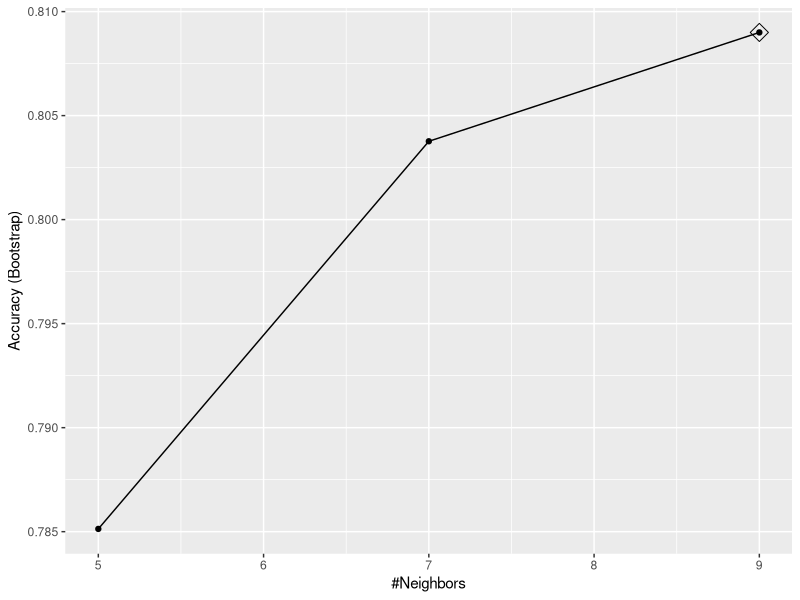
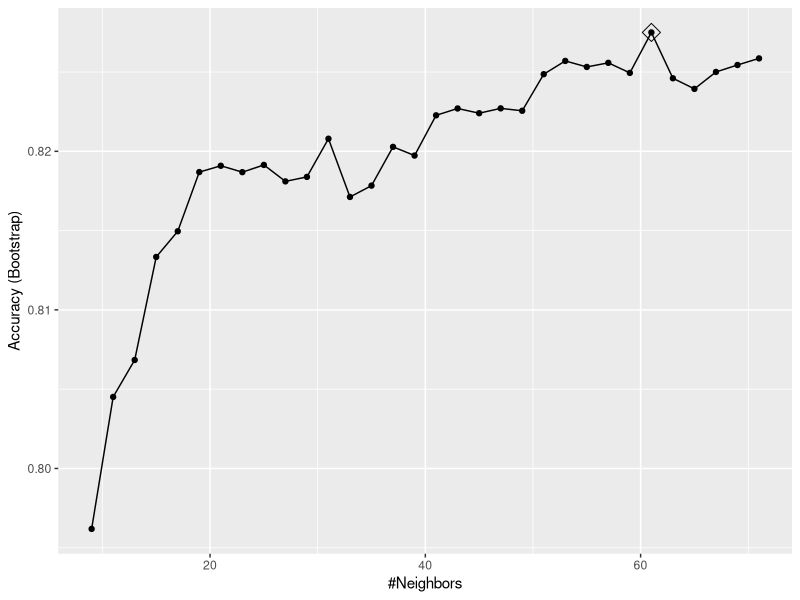
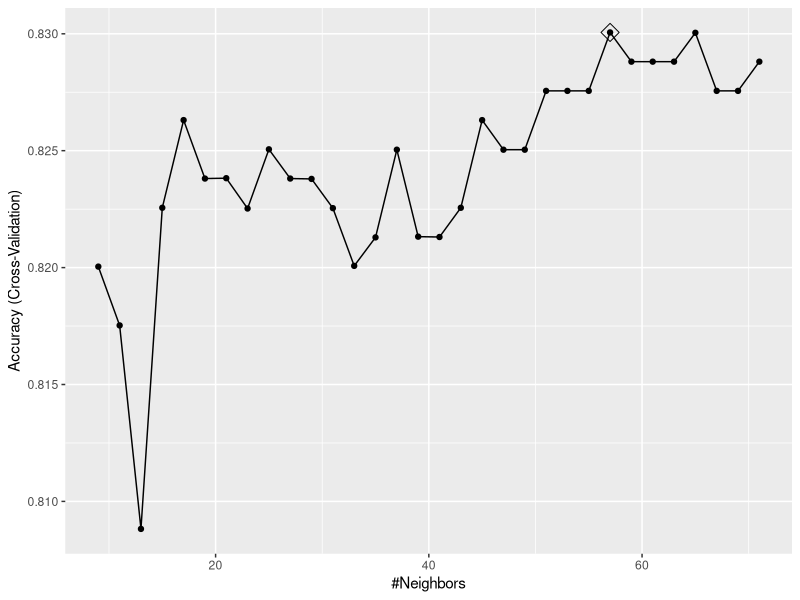
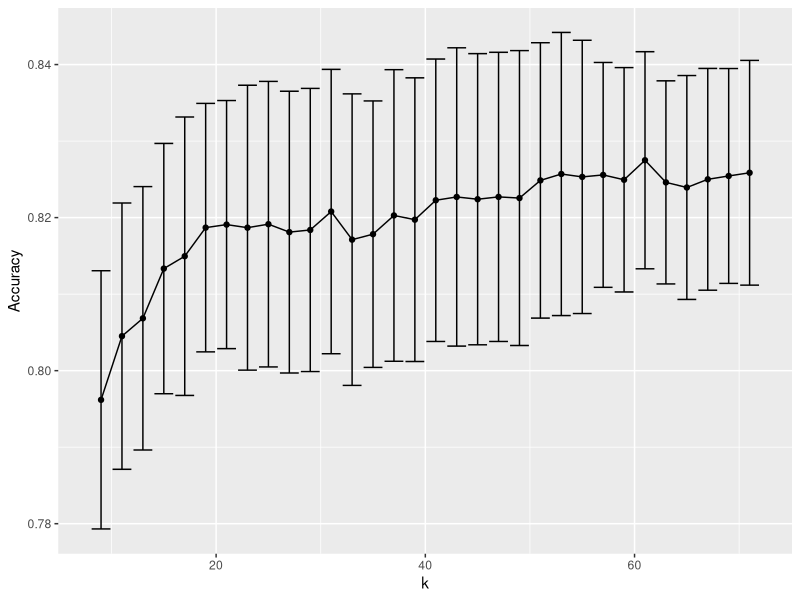

The R script that drew these images, in order:
#----------------------contents-----------------------
#1. The caret package (introduction)
#2. The caret train function
#3. Crossvalitadion in the train furction (the default values)
#3.1 Crossvalitadion in the train function (the tuneGrid argument)
#4. Accessing the info obtained from the train function
#5. The confusion matrix
#6. Crossvalitadion in the train function (chaing the number of bootstraps)

#----------------------1. The caret package (introduction)------------------------
#Algorithms are distributed via different packages, developed by different authors, and often use different syntax. 
#The caret package tries to consolidate these differences and provide consistency. It currently includes 
#237 different methods. Keep in mind that caret does not include the needed packages and, to implement a package 
#through caret, you still need to install the library.

library(dslabs)
library(caret)

str(mnist_27)
head(mnist_27)

#----------------------2. The caret train function------------------------
#The caret train function lets us train different algorithms using similar syntax.


train_glm <- train(y ~ ., method = "glm", data = mnist_27$train)
train_knn <- train(y ~ ., method = "knn", data = mnist_27$train)

#----------------------2. The caret predict function------------------------
#To make predictions, we can use the output of this function directly without needing to look at the specifics
#of predict.glm and predict.knn. Instead, we can learn how to obtain predictions from predict.train.

y_hat_glm <- predict(train_glm, mnist_27$test, type = "raw")
y_hat_knn <- predict(train_knn, mnist_27$test, type = "raw")

#This permits us to quickly compare the algorithms. For example, we can compare the accuracy like this:
confusionMatrix(y_hat_glm, mnist_27$test$y)$overall[["Accuracy"]]
confusionMatrix(y_hat_knn, mnist_27$test$y)$overall[["Accuracy"]]

#----------------------3. Crossvalitadion in the train fucntion (the default values)------------------------

#When an algorithm includes a tuning parameter, train automatically uses cross validation to decide among
#a few default values. To find out what parameter or parameters are optimized, you can study the output of:
getModelInfo("knn")
modelLookup("knn") #to use a quick lookup

train_knn <- train(y ~ ., method = "knn", data = mnist_27$train) #these are the default values
ggplot(train_knn, highlight = TRUE) #you can quickly see the results of the cross validation using the ggplot function. 
#The argument highlight highlights the max.

#----------------------3.1 Crossvalitadion in the train function (the tuneGrid argument)------------------------
#By default, the cross validation is performed by taking 25 bootstrap samples comprised of 25% of the
#observations. For the kNN method, the default is to try k = 5, 7, 9.
set.seed(2008)
train_knn <- train(y ~ ., method = "knn",
                   data = mnist_27$train,
                   tuneGrid = data.frame(k = seq(9, 71, 2))) #We change the defatult (k = 5, 7, 9), using the tuneGrid parameter.
#The grid of values must be supplied by a data frame with the parameter names as specified in the modelLookup output.

ggplot(train_knn, highlight = TRUE)

#NOTE: Note that when running this code, we are fitting 30 versions of kNN to 25 bootstrapped samples. Since we
#are fitting 30 × 25 = 750 kNN models, running this code will take several seconds. We set the seed because
#cross validation is a random procedure and we want to make sure the result here is reproducible.

#----------------------4. Accessing the info obtained from the train function------------------------
train_knn$bestTune #To access the parameter that maximized the accuracy

train_knn$finalModel #To access the best performing model

#----------------------5. The confusion matrix------------------------
#NOTE: The best accuracy obtained from the train function is obtained by doing the crossvalidation on the train set.
#Now we need to test the model on the test set. For this we use the confusionMatrix function.

confusionMatrix(predict(train_knn, mnist_27$test, type = "raw"),
                mnist_27$test$y)$overall["Accuracy"]

#The function predict will use this best performing model. Here is the accuracy of the best model when
#applied to the test set, which we have not used at all yet because the cross validation was done on the training set.

#----------------------6. Crossvalitadion in the train function (chaing the number of bootstraps)------------------------
#If we want to change how we perform cross validation, we can use the trainControl function. We can make
#use, for example, 10-fold cross validation. 

control <- trainControl(method = "cv", number = 10, p = .9) #This means we have 10 samples using 10% of the observations each.

train_knn_cv <- train(y ~ ., method = "knn",
                      data = mnist_27$train,
                      tuneGrid = data.frame(k = seq(9, 71, 2)),
                      trControl = control)

ggplot(train_knn_cv, highlight = TRUE)

#We can also see the standard deviation bars obtained from the cross validation samples

library(tidyverse)
train_knn$results %>%
  ggplot(aes(x = k, y = Accuracy)) +
  geom_line() +
  geom_point() +
  geom_errorbar(aes(x = k,
                    ymin = Accuracy - AccuracySD,
                    ymax = Accuracy + AccuracySD))
